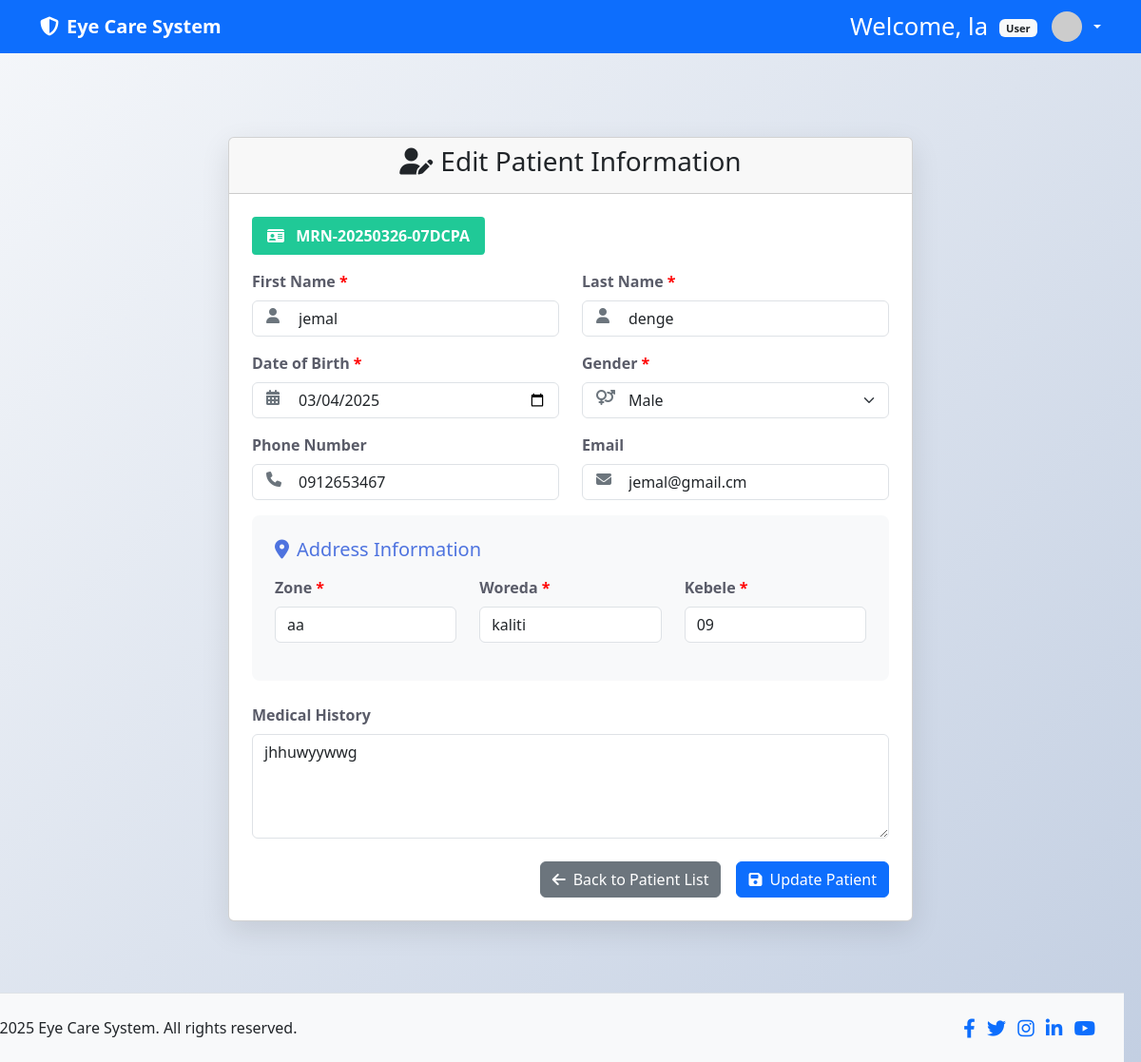
/edit_patient.php?id=2 (signed in), run on the app's committed database.
### tables this page shows
CREATE TABLE `patients` (
  `patient_id` int NOT NULL,
  `mrn` varchar(50) NOT NULL,
  `first_name` varchar(100) NOT NULL,
  `last_name` varchar(100) NOT NULL,
  `date_of_birth` date NOT NULL,
  `age` int DEFAULT NULL,
  `gender` enum('Male','Female','Other') NOT NULL,
  `phone_number` varchar(20) DEFAULT NULL,
  `email` varchar(255) DEFAULT NULL,
  `zone` varchar(100) NOT NULL,
  `woreda` varchar(100) NOT NULL,
  `kebele` varchar(100) NOT NULL,
  `medical_history` text,
  `created_at` timestamp NULL DEFAULT CURRENT_TIMESTAMP
);

### edit_patient.php (the view, shortened to what this page needs)
<?php
include 'db.php';
$patient_id = (int)$_GET['id'];
try {
    $stmt = $conn->prepare("SELECT * FROM patients WHERE patient_id = ?");
    $stmt->execute([$patient_id]);
    $patient = $stmt->fetch(PDO::FETCH_ASSOC);
} catch (PDOException $e) {
    $error = "Error fetching patient data: " . $e->getMessage();
}
?>
<!DOCTYPE html>
<html lang="en">
<head>
    <link href="https://cdn.jsdelivr.net/npm/bootstrap@5.3.0/dist/css/bootstrap.min.css" rel="stylesheet">
    <link rel="stylesheet" href="https://cdnjs.cloudflare.com/ajax/libs/font-awesome/6.4.0/css/all.min.css">
</head>
<body>
    <?php include 'header.php'; ?>
    <div class="container py-5">
        <div class="row justify-content-center">
            <div class="col-lg-8">
                <div class="card">
                    <div class="card-header text-center">
                        <h3><i class="fas fa-user-edit me-2"></i>Edit Patient Information</h3>
                    </div>
                    <div class="card-body p-4">
                        <div class="mrn-badge">
                            <i class="fas fa-id-card me-2"></i>
                            <?php echo htmlspecialchars($patient['mrn'] ?? 'No MRN available'); ?>
                        </div>
                        <form method="POST" id="editPatientForm">
                            <div class="row">
                                <div class="col-md-6">
                                    <div class="mb-3 position-relative">
                                        <label for="first_name" class="form-label required">First Name</label>
                                        <i class="fas fa-user input-icon"></i>
                                        <input type="text" class="form-control ps-5" id="first_name" name="first_name" placeholder="Enter First Name"
                                               value="<?php echo htmlspecialchars($patient['first_name']); ?>" required>
                                    </div>
                                </div>
                                <div class="col-md-6">
                                    <div class="mb-3 position-relative">
                                        <label for="last_name" class="form-label required">Last Name</label>
                                        <i class="fas fa-user input-icon"></i>
                                        <input type="text" class="form-control ps-5" id="last_name" name="last_name"
                                               value="<?php echo htmlspecialchars($patient['last_name']); ?>" required>
                                    </div>
                                </div>
                            </div>
                            <div class="row">
                                <div class="col-md-6">
                                    <div class="mb-3 position-relative">
                                        <label for="date_of_birth" class="form-label required">Date of Birth</label>
                                        <i class="fas fa-calendar-alt input-icon"></i>
                                        <input type="date" class="form-control ps-5" id="date_of_birth" name="date_of_birth"
                                               value="<?php echo htmlspecialchars($patient['date_of_birth']); ?>" required>
                                    </div>
                                </div>
                                <div class="col-md-6">
                                    <div class="mb-3 position-relative">
                                        <label for="gender" class="form-label required">Gender</label>
                                        <i class="fas fa-venus-mars input-icon"></i>
                                        <select class="form-select ps-5" id="gender" name="gender" required>
                                            <option value="Male" <?php echo $patient['gender'] == 'Male' ? 'selected' : ''; ?>>Male</option>
                                        </select>
                                    </div>
                                </div>
                            </div>
                            <div class="row">
                                <div class="col-md-6">
                                    <div class="mb-3 position-relative">
                                        <label for="phone_number" class="form-label">Phone Number</label>
                                        <i class="fas fa-phone input-icon"></i>
                                        <input type="tel" class="form-control ps-5" id="phone_number" name="phone_number"
                                               value="<?php echo htmlspecialchars($patient['phone_number']); ?>">
                                    </div>
                                </div>
                                <div class="col-md-6">
                                    <div class="mb-3 position-relative">
                                        <label for="email" class="form-label">Email</label>
                                        <i class="fas fa-envelope input-icon"></i>
                                        <input type="email" class="form-control ps-5" id="email" name="email"
                                               value="<?php echo htmlspecialchars($patient['email']); ?>">
                                    </div>
                                </div>
                            </div>
                            <div class="address-section">
                                <h5><i class="fas fa-map-marker-alt me-2"></i>Address Information</h5>
                                <div class="row">
                                    <div class="col-md-4">
                                        <div class="mb-3">
                                            <label for="zone" class="form-label required">Zone</label>
                                            <input type="text" class="form-control" id="zone" name="zone"
                                                   value="<?php echo htmlspecialchars($patient['zone']); ?>" required>
                                        </div>
                                    </div>
                                    <div class="col-md-4">
                                        <div class="mb-3">
                                            <label for="woreda" class="form-label required">Woreda</label>
                                            <input type="text" class="form-control" id="woreda" name="woreda"
                                                   value="<?php echo htmlspecialchars($patient['woreda']); ?>" required>
                                        </div>
                                    </div>
                                    <div class="col-md-4">
                                        <div class="mb-3">
                                            <label for="kebele" class="form-label required">Kebele</label>
                                            <input type="text" class="form-control" id="kebele" name="kebele"
                                                   value="<?php echo htmlspecialchars($patient['kebele']); ?>" required>
                                        </div>
                                    </div>
                                </div>
                            </div>
                            <div class="mb-4">
                                <label for="medical_history" class="form-label">Medical History</label>
                                <textarea class="form-control" id="medical_history" name="medical_history" rows="4"><?php echo htmlspecialchars($patient['medical_history']); ?></textarea>
                            </div>
                            <div class="d-grid gap-2 d-md-flex justify-content-md-end">
                                <a href="patient_list.php" class="btn btn-secondary me-md-2">
                                    <i class="fas fa-arrow-left me-2"></i>Back to Patient List
                                </a>
                                <button type="submit" class="btn btn-primary">
                                    <i class="fas fa-save me-2"></i>Update Patient
                                </button>
                            </div>
                        </form>
                    </div>
                </div>
            </div>
        </div>
    </div>
    <footer>
        <?php include 'footer.php'; ?>
    </footer>
</body>
</html>

### edit_patient.php (style rules this page uses)
:root { --primary-color: #4e73df; --primary-hover: #3a5ec8; --secondary-color: #f8f9fc; --text-color: #5a5c69; --border-radius: 8px; --box-shadow: 0 10px 30px rgba(0, 0, 0, 0.1); }
body { background: linear-gradient(135deg, #f5f7fa 0%, #c3cfe2 100%); min-height: 100vh; font-family: 'Nunito', 'Segoe UI', Roboto, Arial, sans-serif; padding-top: 50px; padding-bottom: 100px; }
.card { border: none; border-radius: 15px; box-shadow: var(--box-shadow); overflow: hidden; }
.card-header { background-color: var(--primary-color); color: white; padding: 1.5rem; }
.form-control, .form-select { padding-left: 40px; border-radius: var(--border-radius); }
.input-icon { position: absolute; margin-top: 13px; left: 15px; top: 50%; transform: translateY(-50%); color: #6c757d; }
.btn-primary { background-color: var(--primary-color); border: none; padding: 0.75rem; font-weight: 600; transition: all 0.3s ease; }
.form-label { font-weight: 600; color: var(--text-color); }
.required:after { content: " *"; color: red; }
.address-section { background-color: #f8f9fa; border-radius: var(--border-radius); padding: 1.5rem; margin-bottom: 1.5rem; }
.address-section h5 { color: var(--primary-color); margin-bottom: 1rem; }
.mrn-badge { background-color: #20c997; color: white; font-weight: 600; padding: 0.5rem 1rem; border-radius: 4px; display: inline-block; margin-bottom: 1rem; }
footer { width: 100%; bottom: 0; position: fixed; margin-left: -30px; padding-right: 30px; }

### header.php (style rules this page uses)
:root { --primary-color: #4e73df; --secondary-color: #858796; }
body { font-family: 'Segoe UI', Tahoma, Geneva, Verdana, sans-serif; padding-top: 56px; }

### data on the page
patients: mrn "MRN-20250326-07DCPA", first_name "jemal", last_name "denge", date_of_birth "03/04/2025", gender "Male", phone_number "0912653467", email "jemal@gmail.cm", zone "aa", woreda "kaliti", kebele "09", medical_history "jhhuwyywwg"

### other printed values
$user['first_name'] "la"
$welcomeTitle "User"
